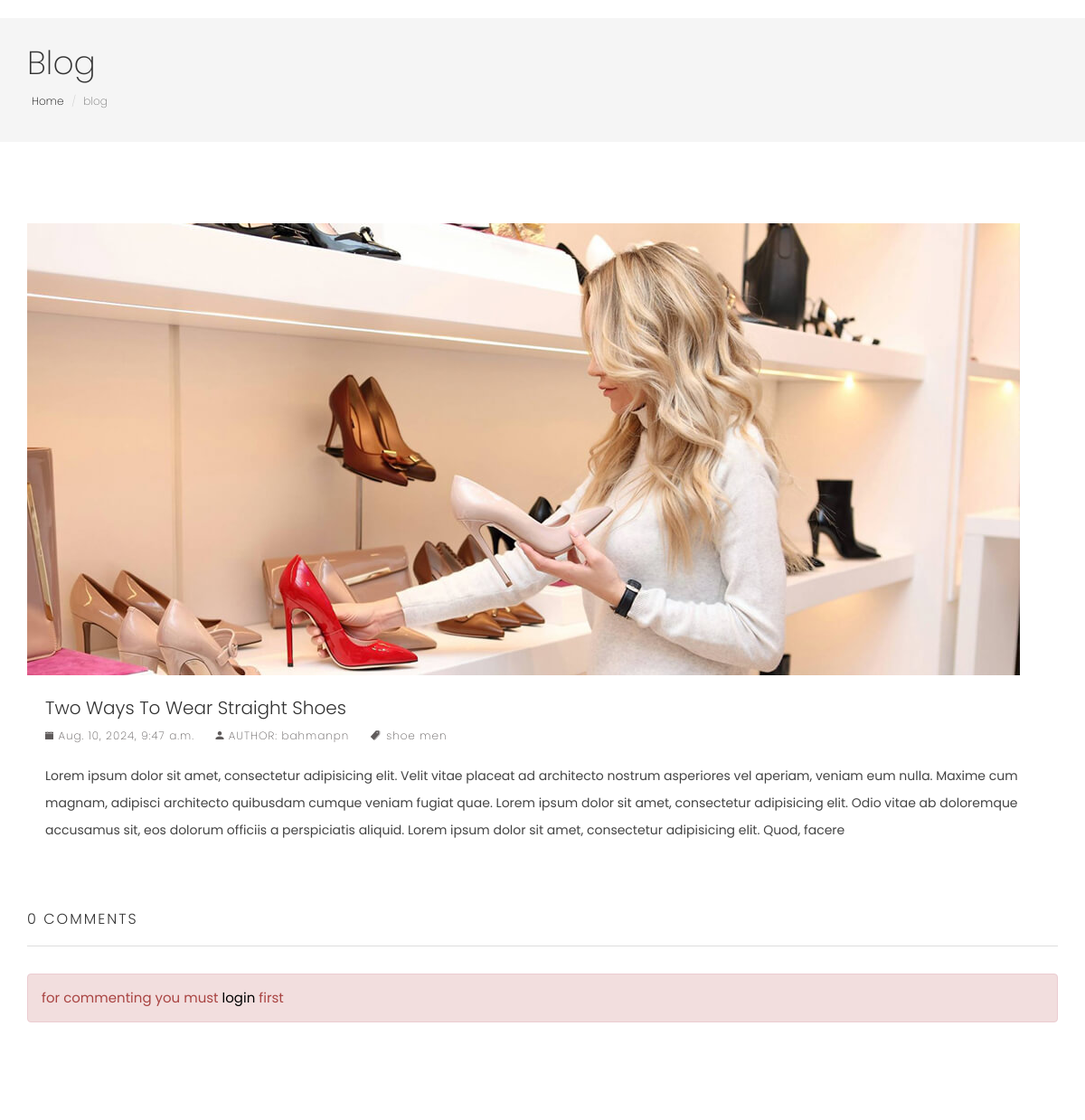
The app's page /blog/two-ways-to-wear-straight-shoes/ with its own data.
### blog_module/models.py (models this page shows, shortened)
class Article(models.Model):
    title=models.CharField(max_length=639)
    image=models.ImageField(upload_to='article_images/') #development mode
    author=models.ForeignKey(User,on_delete=models.CASCADE,null=True,blank=True)
    is_active=models.BooleanField(default=True)
    created_date=models.DateTimeField(auto_now_add=True)
    short_description=models.CharField(max_length=511)
    text=models.TextField()
    slug=models.SlugField(unique=True,blank=True,null=True)
    category=models.ManyToManyField(ArticleCategory)
    tags=models.ManyToManyField(ArticleTag,blank=True)

class ArticleTag(models.Model):
    title=models.CharField(max_length=127)
    url_title=models.CharField(max_length=127,unique=True)
    def __str__(self):
        return self.title

### account_module/models.py (models this page shows)
class User(AbstractUser):
    phone_number=models.CharField(max_length=11,unique=True,null=True,blank=True)
    image=models.ImageField(upload_to='images/profiles',null=True,blank=True)
    email_active_code=models.CharField(max_length=100,null=True)
    USERNAME_FIELD='phone_number'
    REQUIRED_FIELDS=['email','username']
    def __str__(self):
        if self.username:
            return self.username
        return self.email

### blog_module/views.py (the view, shortened to what this page needs)
# urls.py: path('<slug:slug>/',views.ArticleDetailView.as_view(),name='article-detail'),
class ArticleDetailView(View):
    template_name='blog_module/article_detail.html'
    def get(self,request,slug):
        article=get_object_or_404(Article,slug=slug,is_active=True)
        comments=ArticleComment.objects.filter(parent_id=None,article_id=article.id).order_by('-created_date').prefetch_related('articlecomment_set')
        comments_count=ArticleComment.objects.filter(article_id=article.id).count()
        return render(request,self.template_name,{
            'article':article,
            'comments':comments,
            'comments_count':comments_count
        })

### blog_module/templates/blog_module/article_detail.html (shortened to what this page needs)
{% extends "base.html" %}
{% load thumbnail %}
{% block content %}
<section class="page-header">
	<div class="container">
		<div class="row">
			<div class="col-md-12">
				<div class="content">
					<h1 class="page-name">Blog</h1>
					<ol class="breadcrumb">
						<li><a href="index.html">Home</a></li>
						<li class="active">blog</li>
					</ol>
				</div>
			</div>
		</div>
	</div>
</section>
<section class="page-wrapper">
	<div class="container">
		<div class="row">
			<div class="col-md-12">
				<div class="post post-single">
					<div class="post-thumb">
						<img class="img-responsive" src="{{article.image.url}}" alt="">
					</div>
					<h2 class="post-title">{{article.title}}</h2>
					<div class="post-meta">
						<ul>
							<li>
								<i class="tf-ion-ios-calendar"></i> {{article.created_date }}
							</li>
								{% if article.author %}
									<li>
										<i class="tf-ion-android-person"></i> AUTHOR: {{article.author}}
									</li>
								{% endif %}
							<li>
								<i class="tf-ion-ios-pricetags"></i>{% for tag in article.tags.all %}<a href=""> {{tag}}</a>{% endfor %}
							</li>
						</ul>
					</div>
					<div class="post-content post-excerpt">
						<p>{{article.text}}</p>
					</div>
				    <div class="post-comments" id='comments_area'>
				    	<h3 class="post-sub-heading">{{comments_count}} Comments</h3>
				    </div>
					{% if request.user.is_authenticated %}
					<div class="post-comments-form" id='comment_form'>
				    	<h3 class="post-sub-heading text-center">Leave Your Comment</h3>
				    	<form method="post" action="" id="form" role="form" >
				            <div class="row">
								<input type='hidden' value="" id='parentId'>
				                <div class="form-group col-md-12">
				                    <textarea name="text" id="text" class=" form-control" rows="6" placeholder="Comment" maxlength="400"></textarea>
				                </div>
				                <div class="form-group col-md-12">
									<a class="btn btn-small btn-main " onclick=SendArticleComment({{article.id}})>Send</a>
				                    {% comment %} <button type="submit" class="btn btn-small btn-main ">
				                        Send comment
				                    </button> {% endcomment %}
				                </div>
				            </div>
				        </form>
				    </div>
					{% else %}
					<p class="alert alert-danger">
						for commenting you must <a href="{% url "login-page" %}">login</a> first
					</p>
					{% endif %}
				</div>
			</div>
		</div>
	</div>
</section>
{% endblock content %}

### static/css/style.css (style rules this page uses)
body { line-height: 1.5; font-family: "Poppins", sans-serif; -webkit-font-smoothing: antialiased; }
p { font-family: "Poppins", sans-serif; color: #757575; font-size: 15px; }
h1, h2, h3, h4, h5, h6 { font-family: "Poppins", sans-serif; }
h1, h2, h3, h4, h5, h6 { font-weight: 400; }
ol, ul { margin: 0; padding: 0; list-style: none; }
a, a:focus, a:hover { text-decoration: none; outline: 0; color: #000; }
.page-header { background: #f5f5f5; margin-top: 20px; border-bottom: none; padding: 30px 0; }
.page-header h1 { font-weight: 200; margin: 0 0 6px 0; }
.page-header .breadcrumb { background: transparent; padding: 5px; margin: 0; }
.page-header .breadcrumb li { font-weight: 200; font-size: 12px; }
.page-header .breadcrumb li a { color: #000; }
.page-wrapper { padding: 70px 0; }
.post { background: #fff; margin-bottom: 40px; border-bottom: 1px solid #dedede; padding-bottom: 20px; }
.post .post-title { font-size: 20px; margin-top: 10px; margin: 25px 0 0; padding: 0 20px 5px; font-weight: 300; }
.post .post-meta { font-size: 13px; margin-top: 5px; padding: 0 20px 5px; }
.post .post-meta ul li { display: inline-block; color: #5f5b5b; margin-right: 20px; font-size: 12px; letter-spacing: 1px; font-weight: 200; }
.post .post-meta ul li a { color: #5f5b5b; }
.post .post-content { padding: 5px 20px; }
.post .post-content p { color: #444; font-size: 14px; margin: 10px 0; }
.post.post-single { border: none; }
.post-sub-heading { border-bottom: 1px solid #dedede; padding-bottom: 20px; letter-spacing: 2px; font-weight: 300; text-transform: uppercase; font-size: 16px; margin-bottom: 20px; }
.post-comments { margin: 30px 0; }
.post-excerpt { padding: 0 20px; margin-bottom: 60px; }
.post-excerpt p { font-size: 16px; color: #5e5e5e; margin: 0 0 30px; line-height: 30px; }

### records on screen
Article: image (picture), title "Two Ways To Wear Straight Shoes", created_date "Aug. 10, 2024, 9:47 a.m.", author "bahmanpn", text "Lorem ipsum dolor sit amet, consectetur adipisicing elit. Velit vitae placeat ad architecto nostrum asperiores vel aperiam, veniam eum nulla. Maxime cum magnam, adipisci architecto quibusdam cumque veniam fugiat quae. Lorem ipsum dolor sit amet, consectetur adipisicing elit. Odio vitae ab doloremque accusamus sit, eos dolorum officiis a perspiciatis aliquid. Lorem ipsum dolor sit amet, consectetur adipisicing elit. Quod, facere"
ArticleTag: title "shoe"
ArticleTag: title "men"

### other values on screen
{{ comments_count }} "0"
